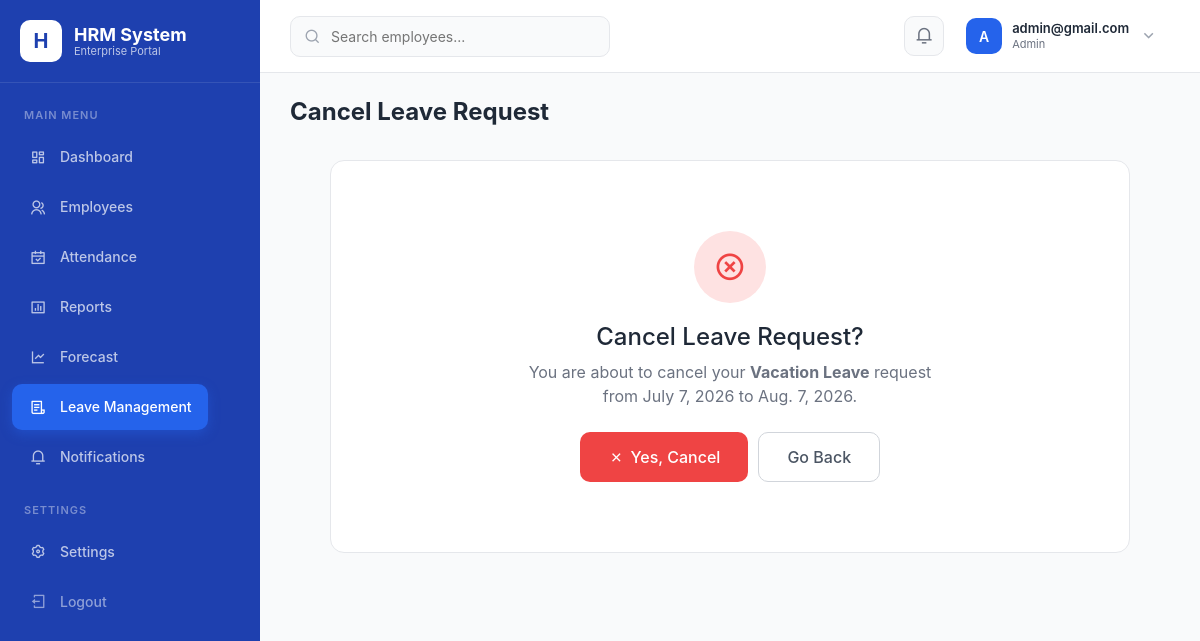
The app's page /leave/2/cancel/ (signed in) with its own data.
### core/models.py (models this page shows, shortened)
class LeaveRequest(models.Model):
    STATUS_CHOICES = [
        ('Pending', 'Pending'),
        ('Approved', 'Approved'),
        ('Rejected', 'Rejected'),
        ('Cancelled', 'Cancelled'),
    ]
    employee = models.ForeignKey(Employee, on_delete=models.CASCADE, related_name='leave_requests')
    leave_type = models.ForeignKey(LeaveType, on_delete=models.CASCADE, related_name='leave_requests')
    start_date = models.DateField()
    end_date = models.DateField()
    number_of_days = models.IntegerField()
    reason = models.TextField()
    supporting_document = models.FileField(upload_to='documents/leaves/', blank=True, null=True)
    status = models.CharField(max_length=20, choices=STATUS_CHOICES, default='Pending')
    approved_by = models.ForeignKey(Employee, on_delete=models.SET_NULL, null=True, blank=True, related_name='approved_leaves')
    approved_at = models.DateTimeField(null=True, blank=True)
    rejection_reason = models.TextField(blank=True, null=True)
    created_at = models.DateTimeField(auto_now_add=True)
    updated_at = models.DateTimeField(auto_now=True)
    class Meta:
        ordering = ['-created_at']

class LeaveType(models.Model):
    name = models.CharField(max_length=50, unique=True)
    code = models.CharField(max_length=10, unique=True)
    description = models.TextField(blank=True, null=True)
    max_days_per_year = models.IntegerField(default=15)
    is_paid = models.BooleanField(default=True)
    is_active = models.BooleanField(default=True)
    created_at = models.DateTimeField(auto_now_add=True)
    class Meta:
        ordering = ['name']

### core/views/leave_views.py (the view, shortened to what this page needs)
# urls.py: path('leave/<int:pk>/cancel/', leave_views.leave_cancel, name='leave_cancel'),
@login_required
def leave_cancel(request, pk):
    leave = get_object_or_404(LeaveRequest, pk=pk)
    if leave.employee.user != request.user and not request.user.is_superuser:
        messages.error(request, "You can only cancel your own leave requests.")
        return redirect('leave_list')
    if leave.status != 'Pending':
        messages.error(request, "Only pending leave requests can be cancelled.")
        return redirect('leave_list')
    return render(request, 'leave/confirm_cancel.html', {'leave': leave})

### core/context_processors.py (called while the page is built, shortened)
def notification_count(request):
    if request.user.is_authenticated:
        unread_count = Notification.objects.filter(
            recipient=request.user, is_read=False
        ).count()
        recent_notifications = Notification.objects.filter(
            recipient=request.user
        )[:5]
        user_role = get_user_role(request.user)
        return {
            'unread_notifications': unread_count,
            'recent_notifications': recent_notifications,
            'user_role': user_role,
            'user_role_display': ROLE_DISPLAY.get(user_role, 'Employee'),
        }

### templates/leave/confirm_cancel.html (shortened to what this page needs)
{% extends 'base.html' %}
{% load static %}
{% block content %}
<div class="page-header">
    <div class="page-title">
        <h2>Cancel Leave Request</h2>
    </div>
</div>
<div class="form-container fade-in" style="text-align:center;margin:0 auto;">
    <div style="padding:40px;">
        <div style="width:72px;height:72px;border-radius:50%;background:#FEE2E2;color:var(--danger);display:flex;align-items:center;justify-content:center;font-size:32px;margin:0 auto 20px;">
            <i class="ri-close-circle-line"></i>
        </div>
        <h4 style="margin-bottom:8px;">Cancel Leave Request?</h4>
        <p style="color:var(--gray-500);margin-bottom:24px;">
            You are about to cancel your <strong>{{ leave.leave_type.name }}</strong> request<br>
            from {{ leave.start_date }} to {{ leave.end_date }}.
        </p>
        <form method="POST">
            <div style="display:flex;gap:10px;justify-content:center;">
                <button type="submit" class="btn btn-danger btn-lg">
                    <i class="ri-close-line"></i> Yes, Cancel
                </button>
                <a href="{% url 'leave_detail' leave.pk %}" class="btn btn-outline btn-lg">Go Back</a>
            </div>
        </form>
    </div>
</div>
{% endblock %}

### templates/navbar.html (shortened to what this page needs)
{% load static %}
<nav class="top-navbar">
    <div class="navbar-left">
        <div class="search-box">
            <i class="ri-search-line"></i>
            <form method="GET" action="{% url 'employee_list' %}" style="display:inline;">
                <input type="text" name="search" placeholder="Search employees..." value="{{ search_query|default:'' }}">
            </form>
        </div>
    </div>
    <div class="navbar-right">
        <div class="position-relative">
            <button class="nav-icon" id="notificationBtn">
                <i class="ri-notification-3-line"></i>
            </button>
        </div>
        <div class="position-relative">
            <div class="user-dropdown" id="userDropdownBtn">
                <div class="user-avatar">
                    {% with name=user.get_full_name|default:user.username %}
                    {{ name|make_list|first|upper }}
                    {% endwith %}
                </div>
                <div class="user-info">
                    <div class="name">{{ user.get_full_name|default:user.username }}</div>
                    <div class="role">{{ user_role_display|default:"Employee" }}</div>
                </div>
                <i class="ri-arrow-down-s-line" style="color:var(--gray-400);font-size:18px;"></i>
            </div>
        </div>
    </div>
</nav>

### static/css/styles.css (style rules this page uses)
:root { --primary: #2563EB; --primary-dark: #1E40AF; --primary-light: #DBEAFE; --white: #FFFFFF; --dark: #1F2937; --success: #10B981; --warning: #F59E0B; --danger: #EF4444; --gray-50: #F9FAFB; --gray-100: #F3F4F6; --gray-200: #E5E7EB; --gray-300: #D1D5DB; --gray-400: #9CA3AF; --gray-500: #6B7280; --gray-600: #4B5563; --sidebar-width: 260px; }
* { margin: 0; padding: 0; box-sizing: border-box; }
body { font-family: 'Inter', -apple-system, BlinkMacSystemFont, 'Segoe UI', Roboto, sans-serif; background: var(--gray-50); color: var(--dark); overflow-x: hidden; }
a { text-decoration: none; }
.top-navbar { background: var(--white); padding: 12px 30px; display: flex; align-items: center; justify-content: space-between; border-bottom: 1px solid var(--gray-200); position: sticky; top: 0; z-index: 999; }
.top-navbar .navbar-left { display: flex; align-items: center; gap: 20px; }
.top-navbar .search-box { position: relative; }
.top-navbar .search-box input { width: 320px; padding: 9px 16px 9px 40px; border: 1px solid var(--gray-200); border-radius: 10px; font-size: 14px; background: var(--gray-50); transition: all 0.2s; }
.top-navbar .search-box i { position: absolute; left: 14px; top: 50%; transform: translateY(-50%); color: var(--gray-400); }
.top-navbar .navbar-right { display: flex; align-items: center; gap: 16px; }
.top-navbar .nav-icon { position: relative; width: 40px; height: 40px; border-radius: 10px; background: var(--gray-50); border: 1px solid var(--gray-200); display: flex; align-items: center; justify-content: center; color: var(--gray-500); font-size: 18px; cursor: pointer; transition: all 0.2s; }
.top-navbar .user-dropdown { display: flex; align-items: center; gap: 10px; cursor: pointer; padding: 6px 12px 6px 6px; border-radius: 10px; transition: all 0.2s; }
.top-navbar .user-avatar { width: 36px; height: 36px; border-radius: 10px; background: var(--primary); color: white; display: flex; align-items: center; justify-content: center; font-weight: 600; font-size: 14px; }
.top-navbar .user-info { line-height: 1.3; }
.top-navbar .user-info .name { font-size: 13px; font-weight: 600; color: var(--dark); }
.top-navbar .user-info .role { font-size: 11px; color: var(--gray-500); }
.page-header { display: flex; justify-content: space-between; align-items: center; margin-bottom: 25px; flex-wrap: wrap; gap: 12px; }
.page-header h2 { font-size: 24px; font-weight: 700; color: var(--dark); }
.btn { display: inline-flex; align-items: center; gap: 6px; padding: 9px 20px; border: none; border-radius: 10px; font-size: 14px; font-weight: 500; cursor: pointer; transition: all 0.2s; text-decoration: none; }
.btn-danger { background: var(--danger); color: var(--white); }
.btn-outline { background: transparent; border: 1px solid var(--gray-300); color: var(--gray-600); }
.btn-lg { padding: 12px 28px; font-size: 16px; }
.form-container { background: var(--white); border-radius: 14px; border: 1px solid var(--gray-200); padding: 30px; max-width: 800px; }
.fade-in { animation: fadeIn 0.3s ease; }

### records on screen
LeaveRequest: leave_type.name "Vacation Leave", start_date "July 7, 2026", end_date "Aug. 7, 2026"

### other values on screen
{{ name|make_list|first|upper }} "A"
{{ user.get_full_name|default:user.username }} "admin@gmail.com"
{{ user_role_display|default:"Employee" }} "Admin"
